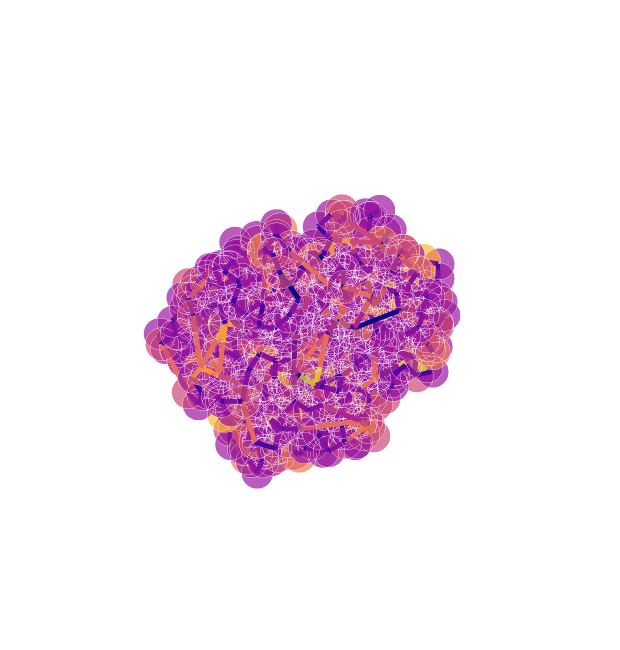

Notebook code for this chart:
### Code cell
import logging
import networkx as nx
import matplotlib.pyplot as plt
logging.getLogger("matplotlib").setLevel(logging.WARNING)
logging.getLogger("graphein").setLevel(logging.INFO)

import graphein.protein as gp

new_funcs = {"keep_hets": False,
             "edge_construction_functions": [gp.add_peptide_bonds,
                                              gp.add_hydrogen_bond_interactions,
                                              gp.add_disulfide_interactions,
                                              gp.add_ionic_interactions,
                                              gp.add_aromatic_interactions,
                                              gp.add_aromatic_sulphur_interactions,
                                              gp.add_cation_pi_interactions],
             "dssp_config": gp.DSSPConfig()
            }
config = gp.ProteinGraphConfig(**new_funcs)
g = gp.construct_graph(config=config, pdb_code='4hhb')
gp.plotly_protein_structure_graph(g, node_size_multiplier=1)

### Figure 1 — Plotly figure (JSON) as saved in the notebook; plotly's stock layout.template omitted (floating-point values rounded to 4 significant figures; data arrays with more than 128 entries replaced by an {"elided": "..."} marker saying what was removed)
{"data": [{"hoverinfo": "text+x+y+z", "marker": {"color": {"elided": "574x4 float values"}, "opacity": 0.7, "size": {"elided": "574 int values"}, "symbol": "circle"}, "mode": "markers", "text": {"elided": "574 str values"}, "type": "scatter3d", "x": {"elided": "574 float values"}, "y": {"elided": "574 float values"}, "z": {"elided": "574 float values"}}, {"hoverinfo": "text", "line": {"color": {"elided": "2052x4 float values"}, "width": 10}, "mode": "lines", "text": {"elided": "2052 str values"}, "type": "scatter3d", "x": {"elided": "2052 float values"}, "y": {"elided": "2052 float values"}, "z": {"elided": "2052 float values"}}], "layout": {"height": 650, "margin": {"t": 100}, "scene": {"xaxis": {"showbackground": false, "showgrid": false, "showline": false, "showticklabels": false, "title": {"text": ""}, "zeroline": false}, "yaxis": {"showbackground": false, "showgrid": false, "showline": false, "showticklabels": false, "title": {"text": ""}, "zeroline": false}, "zaxis": {"showbackground": false, "showgrid": false, "showline": false, "showticklabels": false, "title": {"text": ""}, "zeroline": false}}, "showlegend": false, "width": 620}}
